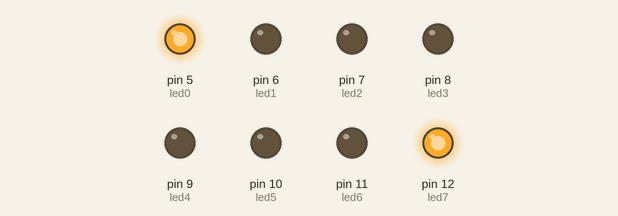
Recording of a sketch running on a simulated Arduino Uno, built with avr-gcc and run on an emulated ATmega328P. Shown: output pins drawn as LEDs (lit = HIGH).

Above: at 0.4 s.
At 1.2 s:
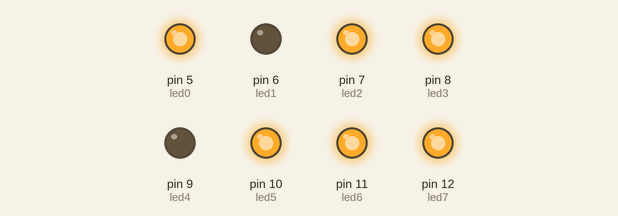
At 2.0 s:
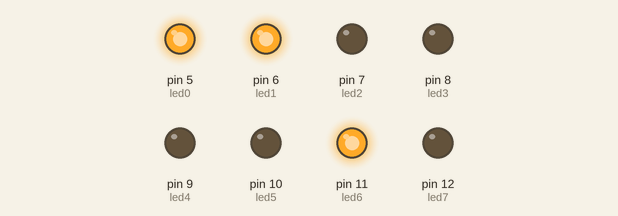
At 3.6 s:
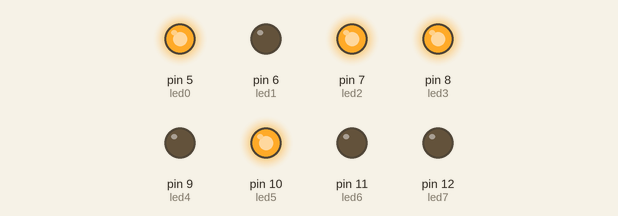
At 5.2 s:
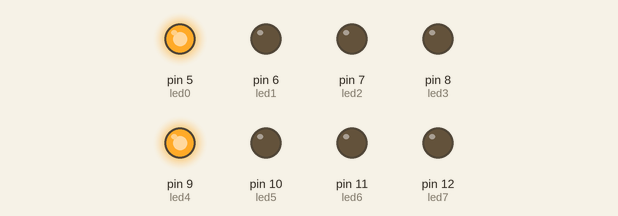
At 7.6 s:
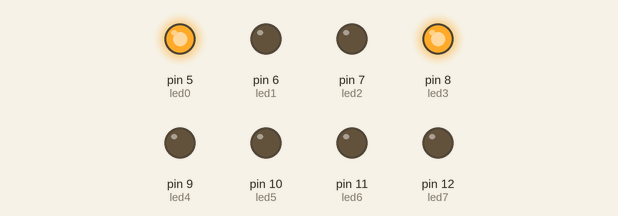
Timing chart, 0 to 9.2 s (numbered marks = the images above):
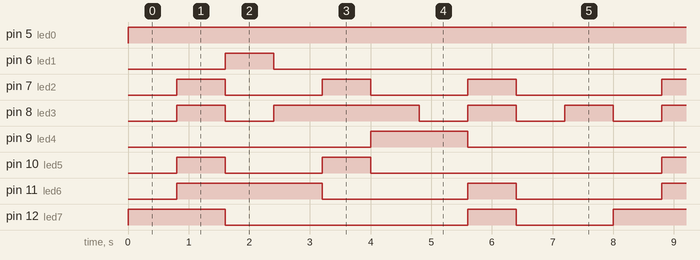

Measured:
- by itself, pin 5 (led0): LOW → HIGH at 0.00 s
- by itself, pin 6 (led1): alternates HIGH for 0.80 s and LOW for 7.2 s
- by itself, pin 7 (led2): repeats every 8.0 s: 2 × (LOW 1.6 s, HIGH 0.80 s), LOW 2.4 s, HIGH 0.80 s
- by itself, pin 8 (led3): repeats every 8.0 s: LOW 0.80 s, HIGH 2.4 s, 3 × (LOW 0.80 s, HIGH 0.80 s)
- by itself, pin 9 (led4): alternates HIGH for 1.6 s and LOW for 6.4 s
- by itself, pin 10 (led5): repeats every 8.0 s: LOW 1.6 s, HIGH 0.80 s, LOW 4.8 s, HIGH 0.80 s
- by itself, pin 11 (led6): repeats every 8.0 s: LOW 2.4 s, HIGH 0.80 s, LOW 2.4 s, HIGH 2.4 s
- by itself, pin 12 (led7): repeats every 8.0 s: LOW 4.0 s, HIGH 0.80 s, LOW 1.6 s, HIGH 1.6 s

The sketch:

numeros.ino
```cpp
const int led0 = 5;
const int led1 = 6;
const int led2 = 7;
const int led3 = 8;
const int led4 = 9;
const int led5 = 10;
const int led6 = 11;
const int led7 = 12;
unsigned long vel = 800;
void setup() {
  // put your setup code here, to run once:
 pinMode(led0, OUTPUT);     // definir el pin 5 com una sortida
  pinMode(led1, OUTPUT);     // definir el pin 6 com una sortida
  pinMode(led2, OUTPUT);     // definir el pin 7 com una sortida
  pinMode(led3, OUTPUT);     // definir el pin 8 com una sortida
  pinMode(led4, OUTPUT);     // definir el pin 9 com una sortida
  pinMode(led5, OUTPUT);     // definir el pin 10 com una sortida
  pinMode(led6, OUTPUT);     // definir el pin 11 com una sortida
  pinMode(led7, OUTPUT);     // definir el pin 12 com una sortida
}

void loop() {
  digitalWrite(led0, 1);    // posar a 5V el pin 5
  digitalWrite(led1,0);    // posar a 5V el pin 6
  digitalWrite(led2, 0);    // posar a 5V el pin 7
  digitalWrite(led3, 0);    // posar a 5V el pin 8
  digitalWrite(led4, 0);    // posar a 5V el pin 9
  digitalWrite(led5,0);    // posar a 5V el pin 10
  digitalWrite(led6, 0);    // posar a 5V el pin 11
  digitalWrite(led7, 1);    // posar a 5V el pin 12

  delay(vel);
  digitalWrite(led0, 1);    // posar a 5V el pin 5
  digitalWrite(led1,0);    // posar a 5V el pin 6
  digitalWrite(led2, 1);    // posar a 5V el pin 7
  digitalWrite(led3, 1);    // posar a 5V el pin 8
  digitalWrite(led4, 0);    // posar a 5V el pin 9
  digitalWrite(led5,1);    // posar a 5V el pin 10
  digitalWrite(led6, 1);    // posar a 5V el pin 11
  digitalWrite(led7, 1);    // posar a 5V el pin 12

  delay(vel);
  digitalWrite(led0, 1);    // posar a 5V el pin 5
  digitalWrite(led1,1);    // posar a 5V el pin 6
  digitalWrite(led2, 0);    // posar a 5V el pin 7
  digitalWrite(led3, 0);    // posar a 5V el pin 8
  digitalWrite(led4, 0);    // posar a 5V el pin 9
  digitalWrite(led5,0);    // posar a 5V el pin 10
  digitalWrite(led6, 1);    // posar a 5V el pin 11
  digitalWrite(led7, 0);    // posar a 5V el pin 12

  delay(vel);

   digitalWrite(led0, 1);    // posar a 5V el pin 5
  digitalWrite(led1,0);    // posar a 5V el pin 6
  digitalWrite(led2, 0);    // posar a 5V el pin 7
  digitalWrite(led3, 1);    // posar a 5V el pin 8
  digitalWrite(led4, 0);    // posar a 5V el pin 9
  digitalWrite(led5,0);    // posar a 5V el pin 10
  digitalWrite(led6, 1);    // posar a 5V el pin 11
  digitalWrite(led7, 0);    // posar a 5V el pin 12

  delay(vel);
  digitalWrite(led0, 1);    // posar a 5V el pin 5
  digitalWrite(led1,0);    // posar a 5V el pin 6
  digitalWrite(led2, 1);    // posar a 5V el pin 7
  digitalWrite(led3, 1);    // posar a 5V el pin 8
  digitalWrite(led4, 0);    // posar a 5V el pin 9
  digitalWrite(led5,1);    // posar a 5V el pin 10
  digitalWrite(led6, 0);    // posar a 5V el pin 11
  digitalWrite(led7, 0);    // posar a 5V el pin 12

  delay(vel);

     digitalWrite(led0, 1);    // posar a 5V el pin 5
  digitalWrite(led1,0);    // posar a 5V el pin 6
  digitalWrite(led2, 0);    // posar a 5V el pin 7
  digitalWrite(led3, 1);    // posar a 5V el pin 8
  digitalWrite(led4, 1);    // posar a 5V el pin 9
  digitalWrite(led5,0);    // posar a 5V el pin 10
  digitalWrite(led6, 0);    // posar a 5V el pin 11
  digitalWrite(led7, 0);    // posar a 5V el pin 12

  delay(vel);

          digitalWrite(led0, 1);    // posar a 5V el pin 5
  digitalWrite(led1,0);    // posar a 5V el pin 6
  digitalWrite(led2,0);    // posar a 5V el pin 7
  digitalWrite(led3, 0);    // posar a 5V el pin 8
  digitalWrite(led4, 1);    // posar a 5V el pin 9
  digitalWrite(led5,0);    // posar a 5V el pin 10
  digitalWrite(led6,0);    // posar a 5V el pin 11
  digitalWrite(led7, 0);    // posar a 5V el pin 12

  delay(vel);

  digitalWrite(led0, 1);    // posar a 5V el pin 5
  digitalWrite(led1,0);    // posar a 5V el pin 6
  digitalWrite(led2, 1);    // posar a 5V el pin 7
  digitalWrite(led3, 1);    // posar a 5V el pin 8
  digitalWrite(led4, 0);    // posar a 5V el pin 9
  digitalWrite(led5,0);    // posar a 5V el pin 10
  digitalWrite(led6, 1);    // posar a 5V el pin 11
  digitalWrite(led7, 1);    // posar a 5V el pin 12

  delay(vel);

    digitalWrite(led0, 1);    // posar a 5V el pin 5
  digitalWrite(led1,0);    // posar a 5V el pin 6
  digitalWrite(led2, 0);    // posar a 5V el pin 7
  digitalWrite(led3, 0);    // posar a 5V el pin 8
  digitalWrite(led4, 0);    // posar a 5V el pin 9
  digitalWrite(led5,0);    // posar a 5V el pin 10
  digitalWrite(led6, 0);    // posar a 5V el pin 11
  digitalWrite(led7, 0);    // posar a 5V el pin 12

  delay(vel);
    digitalWrite(led0, 1);    // posar a 5V el pin 5
  digitalWrite(led1,0);    // posar a 5V el pin 6
  digitalWrite(led2, 0);    // posar a 5V el pin 7
  digitalWrite(led3, 1);    // posar a 5V el pin 8
  digitalWrite(led4, 0);    // posar a 5V el pin 9
  digitalWrite(led5,0);    // posar a 5V el pin 10
  digitalWrite(led6, 0);    // posar a 5V el pin 11
  digitalWrite(led7, 0);    // posar a 5V el pin 12

  delay(vel);


}
```
